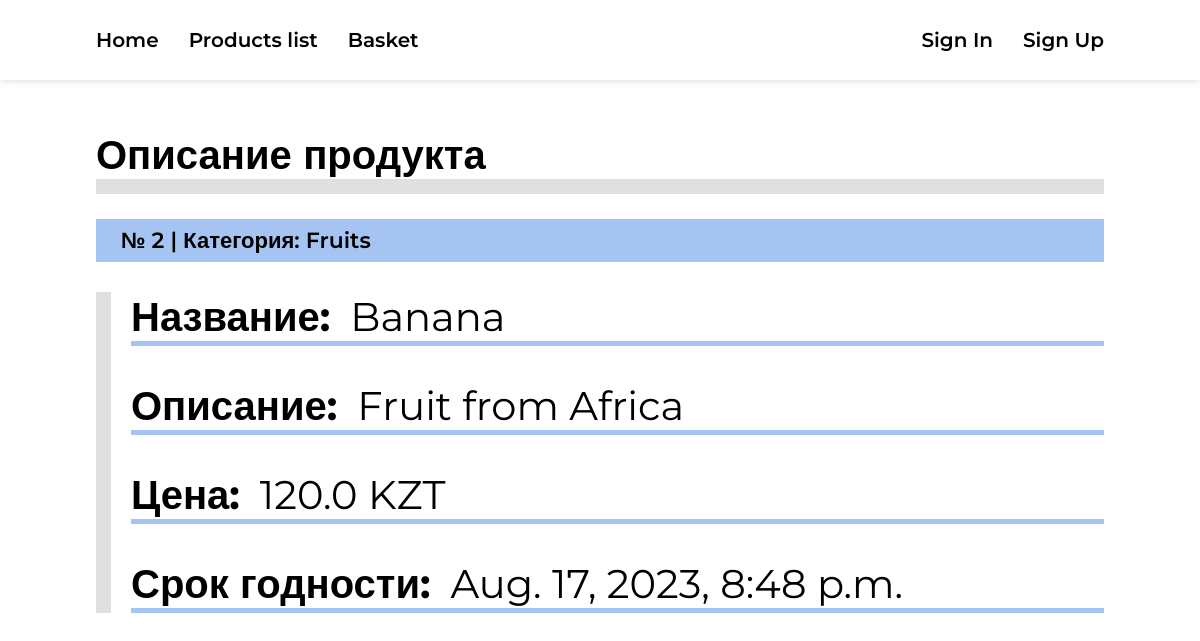
/market/products/details/2/, run on the app's committed database.
### market/models.py (models this page shows, shortened)
class Product(models.Model):
    image = models.ImageField(blank=True, upload_to=uniq_name_upload)
    name = models.CharField(max_length=100, null=False)
    description = models.TextField(null=False)
    price = models.FloatField(null=False)
    category = models.ForeignKey(Category, on_delete=models.CASCADE)
    best_before_date = models.DateTimeField(default=datetime.datetime.today() + datetime.timedelta(days=7))

class Category(models.Model):
    name = models.CharField(max_length=50)
    class Meta:
        verbose_name = 'Category'
        verbose_name_plural = 'Categories'

### market/views.py (the view)
# urls.py: path('products/details/<int:product_id>/', views.MarketShowProduct.as_view(), name='details'),
class MarketShowProduct(DetailView):
    model = Product  # product
    template_name = 'market/details.html'
    pk_url_kwarg = 'product_id'
    def get_context_data(self, **kwargs):
        context = super().get_context_data(**kwargs)
        context['title'] = 'Детали продукта'
        context['menu'] = menu
        return context

### market/templates/market/details.html (shortened to what this page needs)
{% load static %}
<!DOCTYPE html>
<html lang="en">
<head>
    <link rel="stylesheet" href="{% static 'market/css/details.css' %}">
    <link rel="stylesheet" href="{% static 'market/css/header.css' %}">
</head>
<body>
    <header>
        <div>
            {% for m in menu %}
                <a href="{% url m.url %}">{{ m.title }}</a>
            {% endfor %}
        </div>
        <div>
            {% if request.user.is_authenticated %}
                <a href="{% url 'authe:profile' %}">Profile</a>
                <a href="{% url 'authe:signout' %}">Log Out</a>
            {% else %}
                <a href="{% url 'authe:signin' %}">Sign In</a>
                <a href="{% url 'authe:signup' %}">Sign Up</a>
            {% endif %}
        </div>
    </header>
    <section class="main">
        <h1>Описание продукта</h1>
        <span class="p-preinfo">
            <p>№ {{ product.id }} | Категория: {{ product.category.name }}</p>
        </span>
        <div class="p-details">
            <span>
                <p><b>Название:</b></p>
                <p>{{ product.name }}</p>
            </span>
            <span>
                <p><b>Описание:</b></p>
                <p>{{ product.description }}</p>
            </span>
            <span>
                <p><b>Цена:</b></p>
                <p>{{ product.price }} KZT</p>
            </span>
            <span>
                <p><b>Срок годности:</b></p>
                <p>{{ product.best_before_date }}</p>
            </span>
        </div>
    </section>
</body>
</html>

### market/static/market/css/details.css (style rules this page uses)
* { margin: 0; padding: 0; font-family: 'Montserrat', sans-serif; }
.main { padding: 50px 8%; }
.main h1 { font-size: 40px; border-bottom: 15px solid #e0e0e0; margin-bottom: 25px; }
.p-preinfo { display: block; background-color: #a5c4f2; padding: 8px 25px; margin-bottom: 10px; }
.p-preinfo > p { font-weight: 600; font-size: 22px; }
.p-details { border-left: 15px solid #e0e0e0; padding-left: 20px; margin-top: 30px; }
.p-details > span { display: flex; gap: 20px; font-size: 40px; margin-bottom: 35px; border-bottom: 5px solid #a5c4f2; }

### market/static/market/css/header.css (style rules this page uses)
header { width: 100%; height: 80px; box-shadow: 0px 0px 8px 0px rgba(34, 60, 80, 0.2); display: flex; align-items: center; justify-content: space-between; padding: 0 8%; box-sizing: border-box; }
header div { display: flex; gap: 30px; }
header div a { text-decoration: none; color: #000; font-size: 20px; font-weight: 600; position: relative; }

### data on the page
Product: id "2", category.name "Fruits", name "Banana", description "Fruit from Africa", price "120.0", best_before_date "Aug. 17, 2023, 8:48 p.m."

### other printed values
{{ m.title }} "Home" "Products list" "Basket"
